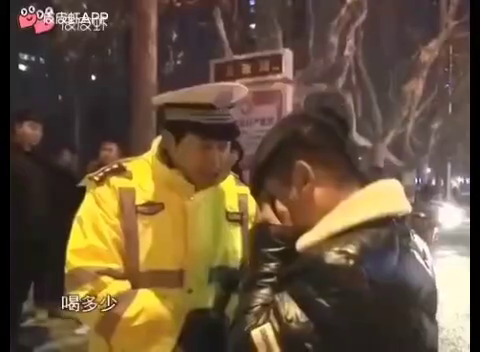
#> input picture temp/image_10.png, 480 x 352 px
$ python utils.py
#> lines starting #> are read from the running program, lines starting #| are printed output that depends on the picture
import cv2 as cv
import os


def getFrame(in_path, out_path, frame_num):
    """
    :param in_path: 目标视频的路径
    :param out_path: 提取帧存放的路径
    :param frame_num: 要获取第几帧
    :return:
    """
    cap = cv.VideoCapture(in_path)  # 返回一个capture对象
    cap.set(cv.CAP_PROP_POS_FRAMES, frame_num-1)
    flag, frame = cap.read()  # read方法返回一个布尔值和一个视频帧。若帧读取成功，则返回True
    # print(flag)
    assert flag, 'can not receive frame...'
    cv.imwrite(out_path, frame)
    cap.release()


def video2Imgs(in_path, out_folder):
    """
    :param in_path: 视频路径
    :param out_folder: 图片存放的文件夹路径
    """
    cap = cv.VideoCapture(in_path)
    assert cap.isOpened(), 'cannot open the video...'

    width = int(cap.get(3))
    height = int(cap.get(4))
    total_frames = int(cap.get(cv.CAP_PROP_FRAME_COUNT))  # 总帧数
    print(total_frames, width, height)

    for i in range(1, total_frames+1):
        flag, frame = cap.read()  # 读取每一张 flag frame
        fileName = f'image_{i}.png'
        if flag:
            cv.imwrite(os.path.join(out_folder, fileName), frame)
    cap.release()


def imgs2Video(in_folder, out_path, fps):
    """
    :param in_folder: 存放图片的文件夹路径（png图片）
    :param out_path: 视频输出路径
    :param fps: 视频帧率
    """
#> called with in_folder = 'temp', out_path = 'video', fps = 30
    img_list = os.listdir(in_folder)
    img_list.sort(key=lambda x: int(x.replace("image_", "").split('.')[0]))  # 按照图片名进行排序
    path_list = [os.path.join(in_folder, i) for i in img_list]
    print(path_list)
    img = cv.imread(path_list[0], cv.IMREAD_GRAYSCALE)
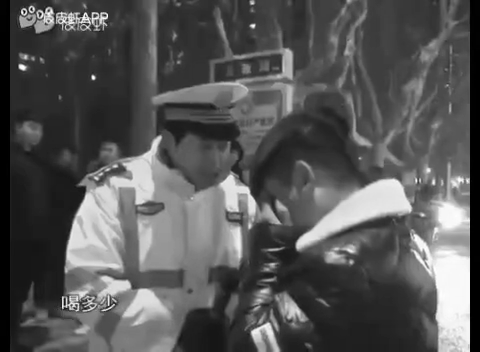
#> img: shape (352, 480); min 0, max 255, mean 86.3
    size = (img.shape[1], img.shape[0])
#> size = (480, 352)
    out = cv.VideoWriter(os.path.join(out_path, "out.mp4"), -1, fps, size)

    for item in path_list:
        if item.endswith('.png'):
            img = cv.imread(item)
#> img is the input picture: shape (352, 480, 3); mean B, G, R 60.5, 83.3, 103.6
            out.write(img)
    out.release()


def png2Jpg(in_path, out_path):
    jpg_img = cv.imread(in_path)
    cv.imwrite(out_path, jpg_img)


if __name__ == '__main__':
    # path = 'video/never_gonna_give_you_up.flv'
    # # getFrame(path, 'img/never800.jpg', 800)
    # video2Imgs('video/test.mp4', 'temp')
    imgs2Video('temp', 'video', 30)
